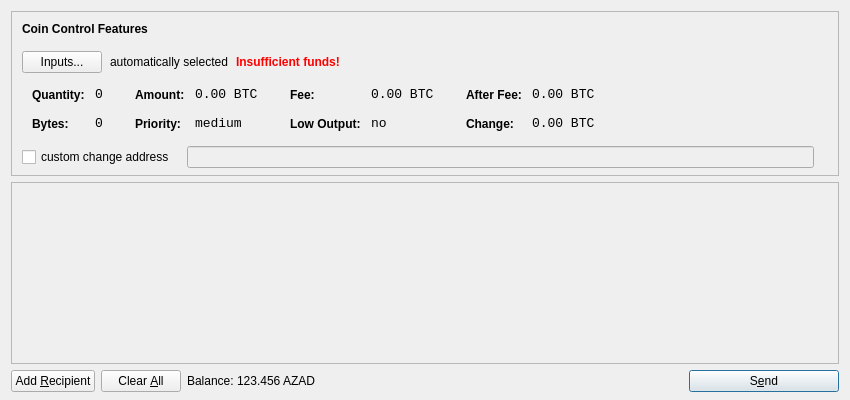
<?xml version="1.0" encoding="UTF-8"?>
<ui version="4.0">
 <class>SendCoinsDialog</class>
 <widget class="QDialog" name="SendCoinsDialog">
  <property name="geometry">
   <rect>
    <x>0</x>
    <y>0</y>
    <width>850</width>
    <height>400</height>
   </rect>
  </property>
  <property name="windowTitle">
   <string>Send Coins</string>
  </property>
  <layout class="QVBoxLayout" name="verticalLayout" stretch="0,1,0">
   <property name="bottomMargin">
    <number>8</number>
   </property>
   <item>
    <widget class="QFrame" name="frameCoinControl">
     <property name="sizePolicy">
      <sizepolicy hsizetype="Expanding" vsizetype="Expanding">
       <horstretch>0</horstretch>
       <verstretch>0</verstretch>
      </sizepolicy>
     </property>
     <property name="maximumSize">
      <size>
       <width>16777215</width>
       <height>16777215</height>
      </size>
     </property>
     <property name="frameShape">
      <enum>QFrame::StyledPanel</enum>
     </property>
     <property name="frameShadow">
      <enum>QFrame::Sunken</enum>
     </property>
     <layout class="QVBoxLayout" name="verticalLayoutCoinControl2">
      <property name="spacing">
       <number>-1</number>
      </property>
      <property name="leftMargin">
       <number>0</number>
      </property>
      <property name="topMargin">
       <number>0</number>
      </property>
      <property name="rightMargin">
       <number>0</number>
      </property>
      <property name="bottomMargin">
       <number>6</number>
      </property>
      <item>
       <layout class="QVBoxLayout" name="verticalLayoutCoinControl" stretch="0,0,0,0,1">
        <property name="spacing">
         <number>0</number>
        </property>
        <property name="leftMargin">
         <number>10</number>
        </property>
        <property name="topMargin">
         <number>10</number>
        </property>
        <item>
         <layout class="QHBoxLayout" name="horizontalLayoutCoinControl1">
          <property name="bottomMargin">
           <number>15</number>
          </property>
          <item>
           <widget class="QLabel" name="labelCoinControlFeatures">
            <property name="sizePolicy">
             <sizepolicy hsizetype="Preferred" vsizetype="Maximum">
              <horstretch>0</horstretch>
              <verstretch>0</verstretch>
             </sizepolicy>
            </property>
            <property name="font">
             <font>
              <weight>75</weight>
              <bold>true</bold>
             </font>
            </property>
            <property name="styleSheet">
             <string notr="true">font-weight:bold;</string>
            </property>
            <property name="text">
             <string>Coin Control Features</string>
            </property>
           </widget>
          </item>
         </layout>
        </item>
        <item>
         <layout class="QHBoxLayout" name="horizontalLayoutCoinControl2" stretch="0,0,0,0">
          <property name="spacing">
           <number>8</number>
          </property>
          <property name="bottomMargin">
           <number>10</number>
          </property>
          <item>
           <widget class="QPushButton" name="pushButtonCoinControl">
            <property name="styleSheet">
             <string notr="true"/>
            </property>
            <property name="text">
             <string>Inputs...</string>
            </property>
           </widget>
          </item>
          <item>
           <widget class="QLabel" name="labelCoinControlAutomaticallySelected">
            <property name="text">
             <string>automatically selected</string>
            </property>
            <property name="margin">
             <number>5</number>
            </property>
           </widget>
          </item>
          <item>
           <widget class="QLabel" name="labelCoinControlInsuffFunds">
            <property name="font">
             <font>
              <weight>75</weight>
              <bold>true</bold>
             </font>
            </property>
            <property name="styleSheet">
             <string notr="true">color:red;font-weight:bold;</string>
            </property>
            <property name="text">
             <string>Insufficient funds!</string>
            </property>
            <property name="margin">
             <number>5</number>
            </property>
           </widget>
          </item>
          <item>
           <spacer name="horizontalSpacerCoinControl">
            <property name="orientation">
             <enum>Qt::Horizontal</enum>
            </property>
            <property name="sizeHint" stdset="0">
             <size>
              <width>40</width>
              <height>1</height>
             </size>
            </property>
           </spacer>
          </item>
         </layout>
        </item>
        <item>
         <widget class="QWidget" name="widgetCoinControl" native="true">
          <property name="sizePolicy">
           <sizepolicy hsizetype="Preferred" vsizetype="Preferred">
            <horstretch>0</horstretch>
            <verstretch>0</verstretch>
           </sizepolicy>
          </property>
          <property name="minimumSize">
           <size>
            <width>0</width>
            <height>0</height>
           </size>
          </property>
          <property name="styleSheet">
           <string notr="true"/>
          </property>
          <layout class="QHBoxLayout" name="horizontalLayoutCoinControl5">
           <property name="margin">
            <number>0</number>
           </property>
           <item>
            <layout class="QHBoxLayout" name="horizontalLayoutCoinControl3" stretch="0,0,0,1">
             <property name="spacing">
              <number>20</number>
             </property>
             <property name="topMargin">
              <number>0</number>
             </property>
             <property name="bottomMargin">
              <number>10</number>
             </property>
             <item>
              <layout class="QFormLayout" name="formLayoutCoinControl1">
               <property name="horizontalSpacing">
                <number>10</number>
               </property>
               <property name="verticalSpacing">
                <number>14</number>
               </property>
               <property name="leftMargin">
                <number>10</number>
               </property>
               <property name="topMargin">
                <number>4</number>
               </property>
               <property name="rightMargin">
                <number>6</number>
               </property>
               <item row="0" column="0">
                <widget class="QLabel" name="labelCoinControlQuantityText">
                 <property name="styleSheet">
                  <string notr="true">font-weight:bold;</string>
                 </property>
                 <property name="text">
                  <string>Quantity:</string>
                 </property>
                 <property name="margin">
                  <number>0</number>
                 </property>
                </widget>
               </item>
               <item row="0" column="1">
                <widget class="QLabel" name="labelCoinControlQuantity">
                 <property name="font">
                  <font>
                   <family>Monospace</family>
                   <pointsize>10</pointsize>
                  </font>
                 </property>
                 <property name="cursor">
                  <cursorShape>IBeamCursor</cursorShape>
                 </property>
                 <property name="contextMenuPolicy">
                  <enum>Qt::ActionsContextMenu</enum>
                 </property>
                 <property name="text">
                  <string notr="true">0</string>
                 </property>
                 <property name="margin">
                  <number>0</number>
                 </property>
                 <property name="textInteractionFlags">
                  <set>Qt::LinksAccessibleByMouse|Qt::TextSelectableByKeyboard|Qt::TextSelectableByMouse</set>
                 </property>
                </widget>
               </item>
               <item row="1" column="0">
                <widget class="QLabel" name="labelCoinControlBytesText">
                 <property name="styleSheet">
                  <string notr="true">font-weight:bold;</string>
                 </property>
                 <property name="text">
                  <string>Bytes:</string>
                 </property>
                </widget>
               </item>
               <item row="1" column="1">
                <widget class="QLabel" name="labelCoinControlBytes">
                 <property name="font">
                  <font>
                   <family>Monospace</family>
                   <pointsize>10</pointsize>
                  </font>
                 </property>
                 <property name="cursor">
                  <cursorShape>IBeamCursor</cursorShape>
                 </property>
                 <property name="contextMenuPolicy">
                  <enum>Qt::ActionsContextMenu</enum>
                 </property>
                 <property name="text">
                  <string notr="true">0</string>
                 </property>
                 <property name="textInteractionFlags">
                  <set>Qt::LinksAccessibleByMouse|Qt::TextSelectableByKeyboard|Qt::TextSelectableByMouse</set>
                 </property>
                </widget>
               </item>
              </layout>
             </item>
             <item>
              <layout class="QFormLayout" name="formLayoutCoinControl2">
               <property name="horizontalSpacing">
                <number>10</number>
               </property>
               <property name="verticalSpacing">
                <number>14</number>
               </property>
               <property name="leftMargin">
                <number>6</number>
               </property>
               <property name="topMargin">
                <number>4</number>
               </property>
               <property name="rightMargin">
                <number>6</number>
               </property>
               <item row="0" column="0">
                <widget class="QLabel" name="labelCoinControlAmountText">
                 <property name="styleSheet">
                  <string notr="true">font-weight:bold;</string>
                 </property>
                 <property name="text">
                  <string>Amount:</string>
                 </property>
                 <property name="margin">
                  <number>0</number>
                 </property>
                </widget>
               </item>
               <item row="0" column="1">
                <widget class="QLabel" name="labelCoinControlAmount">
                 <property name="font">
                  <font>
                   <family>Monospace</family>
                   <pointsize>10</pointsize>
                  </font>
                 </property>
                 <property name="cursor">
                  <cursorShape>IBeamCursor</cursorShape>
                 </property>
                 <property name="contextMenuPolicy">
                  <enum>Qt::ActionsContextMenu</enum>
                 </property>
                 <property name="text">
                  <string notr="true">0.00 BTC</string>
                 </property>
                 <property name="textInteractionFlags">
                  <set>Qt::LinksAccessibleByMouse|Qt::TextSelectableByKeyboard|Qt::TextSelectableByMouse</set>
                 </property>
                </widget>
               </item>
               <item row="1" column="0">
                <widget class="QLabel" name="labelCoinControlPriorityText">
                 <property name="styleSheet">
                  <string notr="true">font-weight:bold;</string>
                 </property>
                 <property name="text">
                  <string>Priority:</string>
                 </property>
                </widget>
               </item>
               <item row="1" column="1">
                <widget class="QLabel" name="labelCoinControlPriority">
                 <property name="font">
                  <font>
                   <family>Monospace</family>
                   <pointsize>10</pointsize>
                  </font>
                 </property>
                 <property name="cursor">
                  <cursorShape>IBeamCursor</cursorShape>
                 </property>
                 <property name="contextMenuPolicy">
                  <enum>Qt::ActionsContextMenu</enum>
                 </property>
                 <property name="text">
                  <string>medium</string>
                 </property>
                 <property name="textInteractionFlags">
                  <set>Qt::LinksAccessibleByMouse|Qt::TextSelectableByKeyboard|Qt::TextSelectableByMouse</set>
                 </property>
                </widget>
               </item>
              </layout>
             </item>
             <item>
              <layout class="QFormLayout" name="formLayoutCoinControl3">
               <property name="horizontalSpacing">
                <number>10</number>
               </property>
               <property name="verticalSpacing">
                <number>14</number>
               </property>
               <property name="leftMargin">
                <number>6</number>
               </property>
               <property name="topMargin">
                <number>4</number>
               </property>
               <property name="rightMargin">
                <number>6</number>
               </property>
               <item row="0" column="0">
                <widget class="QLabel" name="labelCoinControlFeeText">
                 <property name="styleSheet">
                  <string notr="true">font-weight:bold;</string>
                 </property>
                 <property name="text">
                  <string>Fee:</string>
                 </property>
                 <property name="margin">
                  <number>0</number>
                 </property>
                </widget>
               </item>
               <item row="0" column="1">
                <widget class="QLabel" name="labelCoinControlFee">
                 <property name="font">
                  <font>
                   <family>Monospace</family>
                   <pointsize>10</pointsize>
                  </font>
                 </property>
                 <property name="cursor">
                  <cursorShape>IBeamCursor</cursorShape>
                 </property>
                 <property name="contextMenuPolicy">
                  <enum>Qt::ActionsContextMenu</enum>
                 </property>
                 <property name="text">
                  <string notr="true">0.00 BTC</string>
                 </property>
                 <property name="textInteractionFlags">
                  <set>Qt::LinksAccessibleByMouse|Qt::TextSelectableByKeyboard|Qt::TextSelectableByMouse</set>
                 </property>
                </widget>
               </item>
               <item row="1" column="0">
                <widget class="QLabel" name="labelCoinControlLowOutputText">
                 <property name="styleSheet">
                  <string notr="true">font-weight:bold;</string>
                 </property>
                 <property name="text">
                  <string>Low Output:</string>
                 </property>
                </widget>
               </item>
               <item row="1" column="1">
                <widget class="QLabel" name="labelCoinControlLowOutput">
                 <property name="font">
                  <font>
                   <family>Monospace</family>
                   <pointsize>10</pointsize>
                  </font>
                 </property>
                 <property name="cursor">
                  <cursorShape>IBeamCursor</cursorShape>
                 </property>
                 <property name="contextMenuPolicy">
                  <enum>Qt::ActionsContextMenu</enum>
                 </property>
                 <property name="text">
                  <string>no</string>
                 </property>
                 <property name="textInteractionFlags">
                  <set>Qt::LinksAccessibleByMouse|Qt::TextSelectableByKeyboard|Qt::TextSelectableByMouse</set>
                 </property>
                </widget>
               </item>
              </layout>
             </item>
             <item>
              <layout class="QFormLayout" name="formLayoutCoinControl4">
               <property name="horizontalSpacing">
                <number>10</number>
               </property>
               <property name="verticalSpacing">
                <number>14</number>
               </property>
               <property name="leftMargin">
                <number>6</number>
               </property>
               <property name="topMargin">
                <number>4</number>
               </property>
               <property name="rightMargin">
                <number>6</number>
               </property>
               <item row="0" column="0">
                <widget class="QLabel" name="labelCoinControlAfterFeeText">
                 <property name="styleSheet">
                  <string notr="true">font-weight:bold;</string>
                 </property>
                 <property name="text">
                  <string>After Fee:</string>
                 </property>
                 <property name="margin">
                  <number>0</number>
                 </property>
                </widget>
               </item>
               <item row="0" column="1">
                <widget class="QLabel" name="labelCoinControlAfterFee">
                 <property name="font">
                  <font>
                   <family>Monospace</family>
                   <pointsize>10</pointsize>
                  </font>
                 </property>
                 <property name="cursor">
                  <cursorShape>IBeamCursor</cursorShape>
                 </property>
                 <property name="contextMenuPolicy">
                  <enum>Qt::ActionsContextMenu</enum>
                 </property>
                 <property name="text">
                  <string notr="true">0.00 BTC</string>
                 </property>
                 <property name="textInteractionFlags">
                  <set>Qt::LinksAccessibleByMouse|Qt::TextSelectableByKeyboard|Qt::TextSelectableByMouse</set>
                 </property>
                </widget>
               </item>
               <item row="1" column="0">
                <widget class="QLabel" name="labelCoinControlChangeText">
                 <property name="styleSheet">
                  <string notr="true">font-weight:bold;</string>
                 </property>
                 <property name="text">
                  <string>Change:</string>
                 </property>
                </widget>
               </item>
               <item row="1" column="1">
                <widget class="QLabel" name="labelCoinControlChange">
                 <property name="font">
                  <font>
                   <family>Monospace</family>
                   <pointsize>10</pointsize>
                  </font>
                 </property>
                 <property name="cursor">
                  <cursorShape>IBeamCursor</cursorShape>
                 </property>
                 <property name="contextMenuPolicy">
                  <enum>Qt::ActionsContextMenu</enum>
                 </property>
                 <property name="text">
                  <string notr="true">0.00 BTC</string>
                 </property>
                 <property name="textInteractionFlags">
                  <set>Qt::LinksAccessibleByMouse|Qt::TextSelectableByKeyboard|Qt::TextSelectableByMouse</set>
                 </property>
                </widget>
               </item>
              </layout>
             </item>
            </layout>
           </item>
          </layout>
         </widget>
        </item>
        <item>
         <layout class="QHBoxLayout" name="horizontalLayoutCoinControl4" stretch="0,0,0">
          <property name="spacing">
           <number>12</number>
          </property>
          <property name="sizeConstraint">
           <enum>QLayout::SetDefaultConstraint</enum>
          </property>
          <property name="topMargin">
           <number>5</number>
          </property>
          <property name="rightMargin">
           <number>5</number>
          </property>
          <item>
           <widget class="QCheckBox" name="checkBoxCoinControlChange">
            <property name="text">
             <string>custom change address</string>
            </property>
           </widget>
          </item>
          <item>
           <widget class="QLineEdit" name="lineEditCoinControlChange">
            <property name="enabled">
             <bool>false</bool>
            </property>
            <property name="sizePolicy">
             <sizepolicy hsizetype="Expanding" vsizetype="Fixed">
              <horstretch>0</horstretch>
              <verstretch>0</verstretch>
             </sizepolicy>
            </property>
           </widget>
          </item>
          <item>
           <widget class="QLabel" name="labelCoinControlChangeLabel">
            <property name="sizePolicy">
             <sizepolicy hsizetype="Preferred" vsizetype="Expanding">
              <horstretch>0</horstretch>
              <verstretch>0</verstretch>
             </sizepolicy>
            </property>
            <property name="minimumSize">
             <size>
              <width>0</width>
              <height>0</height>
             </size>
            </property>
            <property name="text">
             <string/>
            </property>
            <property name="margin">
             <number>3</number>
            </property>
           </widget>
          </item>
         </layout>
        </item>
        <item>
         <spacer name="verticalSpacerCoinControl">
          <property name="orientation">
           <enum>Qt::Vertical</enum>
          </property>
          <property name="sizeHint" stdset="0">
           <size>
            <width>800</width>
            <height>1</height>
           </size>
          </property>
         </spacer>
        </item>
       </layout>
      </item>
     </layout>
    </widget>
   </item>
   <item>
    <widget class="QScrollArea" name="scrollArea">
     <property name="widgetResizable">
      <bool>true</bool>
     </property>
     <widget class="QWidget" name="scrollAreaWidgetContents">
      <property name="geometry">
       <rect>
        <x>0</x>
        <y>0</y>
        <width>830</width>
        <height>165</height>
       </rect>
      </property>
      <layout class="QVBoxLayout" name="verticalLayout_2">
       <property name="margin">
        <number>0</number>
       </property>
       <item>
        <layout class="QVBoxLayout" name="entries">
         <property name="spacing">
          <number>6</number>
         </property>
        </layout>
       </item>
       <item>
        <spacer name="verticalSpacer">
         <property name="orientation">
          <enum>Qt::Vertical</enum>
         </property>
         <property name="sizeHint" stdset="0">
          <size>
           <width>20</width>
           <height>40</height>
          </size>
         </property>
        </spacer>
       </item>
      </layout>
     </widget>
    </widget>
   </item>
   <item>
    <layout class="QHBoxLayout" name="horizontalLayout">
     <item>
      <widget class="QPushButton" name="addButton">
       <property name="toolTip">
        <string>Send to multiple recipients at once</string>
       </property>
       <property name="text">
        <string>Add &amp;Recipient</string>
       </property>
       <property name="icon">
        <iconset resource="../bitcoin.qrc">
         <normaloff>:/icons/add</normaloff>:/icons/add</iconset>
       </property>
       <property name="autoDefault">
        <bool>false</bool>
       </property>
      </widget>
     </item>
     <item>
      <widget class="QPushButton" name="clearButton">
       <property name="sizePolicy">
        <sizepolicy hsizetype="Minimum" vsizetype="Fixed">
         <horstretch>0</horstretch>
         <verstretch>0</verstretch>
        </sizepolicy>
       </property>
       <property name="toolTip">
        <string>Remove all transaction fields</string>
       </property>
       <property name="text">
        <string>Clear &amp;All</string>
       </property>
       <property name="icon">
        <iconset resource="../bitcoin.qrc">
         <normaloff>:/icons/remove</normaloff>:/icons/remove</iconset>
       </property>
       <property name="autoRepeatDelay">
        <number>300</number>
       </property>
       <property name="autoDefault">
        <bool>false</bool>
       </property>
      </widget>
     </item>
     <item>
      <layout class="QHBoxLayout" name="horizontalLayout_2">
       <property name="spacing">
        <number>3</number>
       </property>
       <item>
        <widget class="QLabel" name="label">
         <property name="text">
          <string>Balance:</string>
         </property>
        </widget>
       </item>
       <item>
        <widget class="QLabel" name="labelBalance">
         <property name="cursor">
          <cursorShape>IBeamCursor</cursorShape>
         </property>
         <property name="text">
          <string>123.456 AZAD</string>
         </property>
         <property name="textInteractionFlags">
          <set>Qt::LinksAccessibleByMouse|Qt::TextSelectableByKeyboard|Qt::TextSelectableByMouse</set>
         </property>
        </widget>
       </item>
      </layout>
     </item>
     <item>
      <spacer name="horizontalSpacer">
       <property name="orientation">
        <enum>Qt::Horizontal</enum>
       </property>
       <property name="sizeHint" stdset="0">
        <size>
         <width>40</width>
         <height>20</height>
        </size>
       </property>
      </spacer>
     </item>
     <item>
      <widget class="QPushButton" name="sendButton">
       <property name="minimumSize">
        <size>
         <width>150</width>
         <height>0</height>
        </size>
       </property>
       <property name="toolTip">
        <string>Confirm the send action</string>
       </property>
       <property name="text">
        <string>S&amp;end</string>
       </property>
       <property name="icon">
        <iconset resource="../bitcoin.qrc">
         <normaloff>:/icons/send</normaloff>:/icons/send</iconset>
       </property>
       <property name="default">
        <bool>true</bool>
       </property>
      </widget>
     </item>
    </layout>
   </item>
  </layout>
 </widget>
 <resources>
  <include location="../bitcoin.qrc"/>
 </resources>
 <connections/>
</ui>
